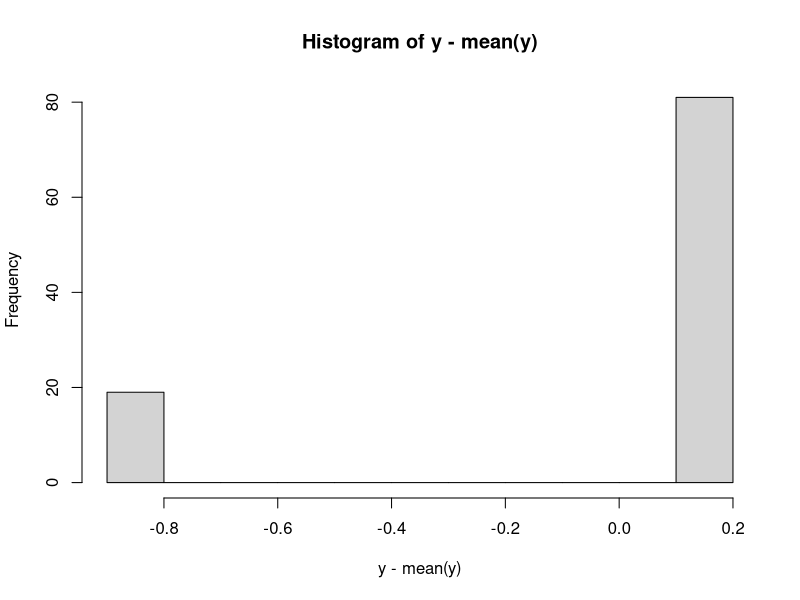
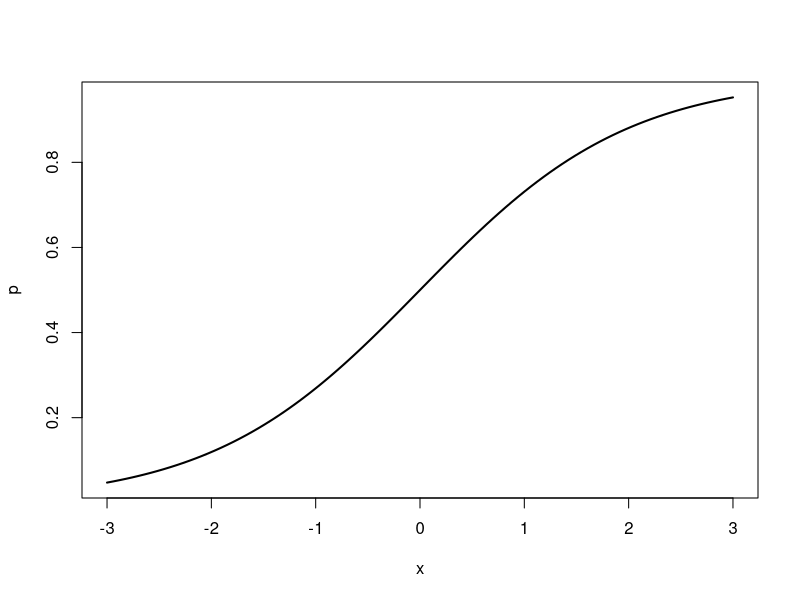
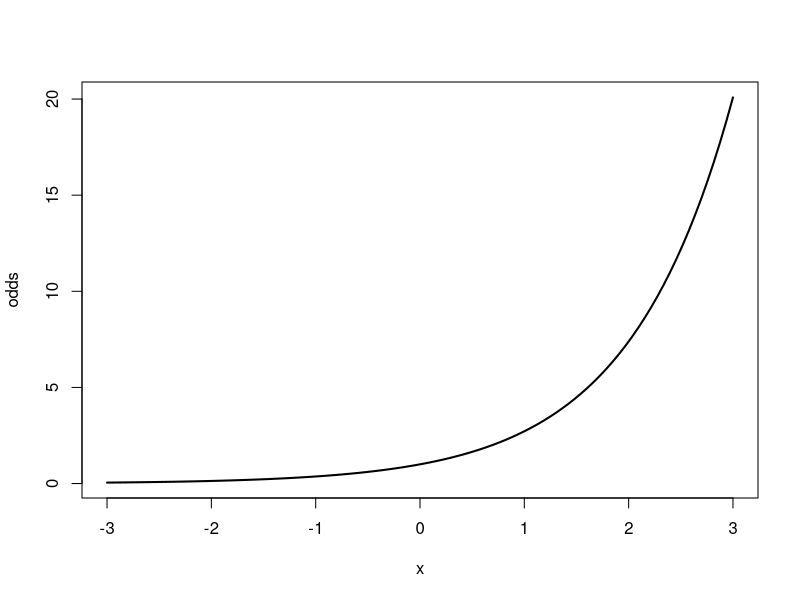
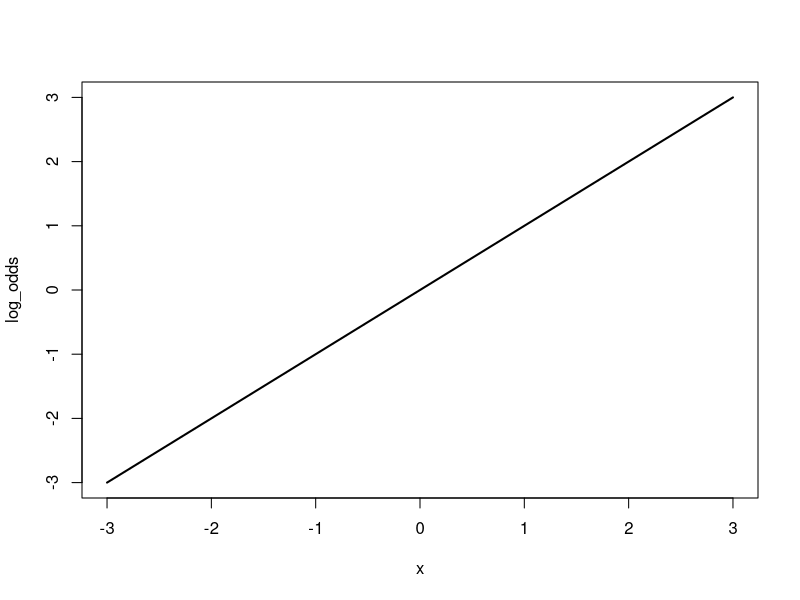
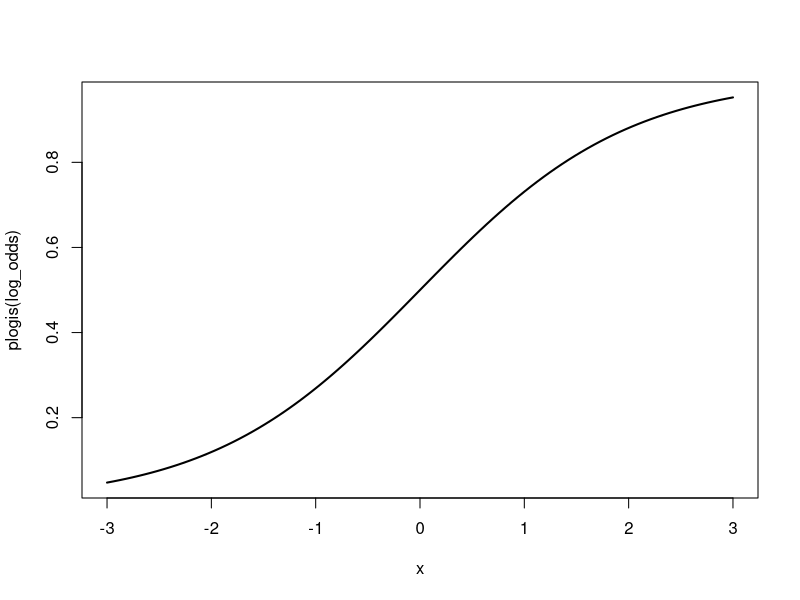
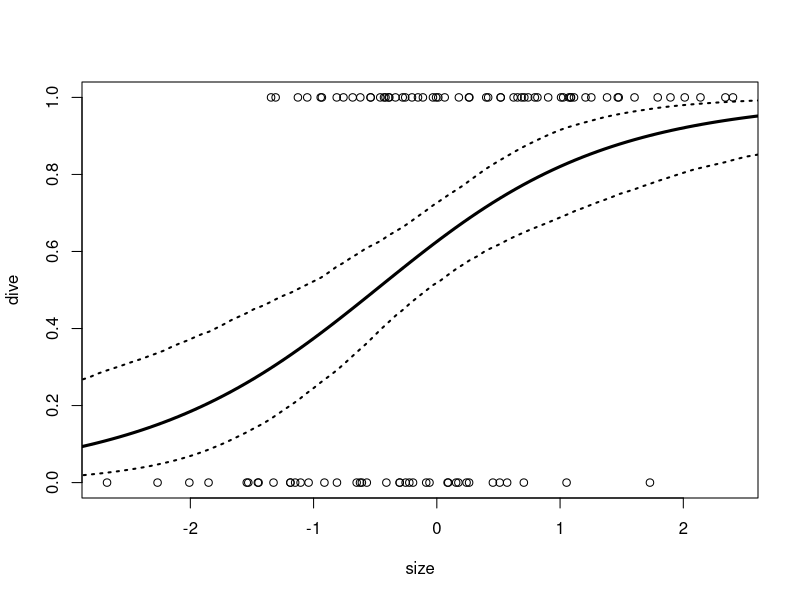
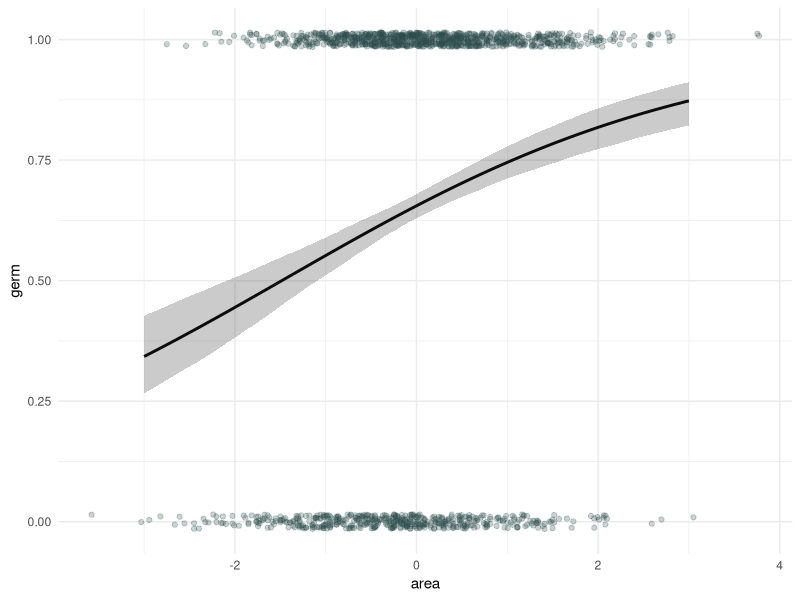
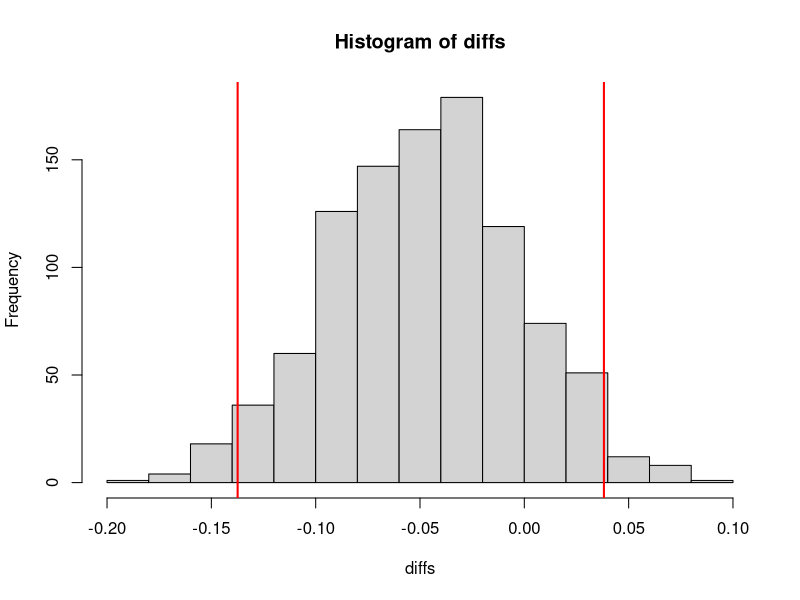

The R script that drew these images, in order:

# General Linear Models Recap ---------------------------------------------


# let's warm up by simulating a general linear model where the intercept and slope
# are both 0.5 and the standard deviation of the residuals is 0.75. Draw 100 x 
# values from a standard normal distribution.

n <- 100
b0 <- .5
b1 <- .5
sigma <- .75
x <- rnorm(n)

y <- rnorm(n, b0 + b1*x, sigma)


# now fit the model using lm(), and simulate 1000 estimates of the variables using
# arm::sim()

mod <- lm(y ~ 1 + x)

nrep <- 1000

library(arm)

sims <- sim(mod, nrep)


# what is the 95% confidence intervals for the coefficients b0 and b1?

quantile(sims@coef[,1], c(.025, .975)) # extract the intercept and get an interval

quantile(sims@coef[,2], c(.025, .975)) # extract the slope and get an interval


# what is the 95% confidence interval of the difference of means between an
# individual with an x value of 3 and an x value of 1. Does it contain the 
# true difference of 1?

x_3 <- sims@coef[,1] + sims@coef[,2] * 3 # get 1000 estimates of the mean of individuals with a value of 3
x_1 <- sims@coef[,1] + sims@coef[,2] * 1 # get 1000 estimates of the mean of individuals witha  value of 1

diffs <- x_3 - x_1 # subtract the larger individuals means from the smaller

quantile(diffs, c(.025, .975)) # get the confidence interval of the difference in means


# now that we are warmed up, let's start talking about generalized linear models!

# we will start by imagining Allie walking along a stream and spooking anoles. 
# most of the time they dive into the water, but once in a while the run up a 
# tree. She notes that about 85% of the time, the escape into the water. Let's 
# simulate 100 anoles running away and see how many run into the water.

n <- 100
p <- .85
set.seed(5)
y <- rbinom(n, 1, p)

# what is the mean?
mean(y)


# if we remember way back, the mean is a general linear model in it's own right,
# can we use it to estimate the probability that an anole will escape by diving?

# an assumption of the general linear model is that the residuals are normally 
# distributed around the conditional mean (just the overall mean in this case).
# let's take a look at the residuals here.

hist(y - mean(y)) # plot a histogram of residuals around the mean

# NOT very normal!!!! What can we do


# Generalized Linear Models!!!! -------------------------------------------

# we can use the glm() function to fit an intercept only model here (since we
# don't have any predictors)

mod2 <- glm(y ~ 1, family = "binomial")

display(mod2)


# we have an estimate of 1.45, (remember the probability should be .85), what
# the hell does that mean? This is the log of the odds, let's explore that a bit

x <- seq(-3, 3, l = 100)
p <- plogis(x)

plot(p ~ x, type = "l", lwd = 2) # this plots the probability of something happening given a particular value of x

# we want to be able to use our old familiar linear prediction apparatus to try
# to predict the outcome from some predictor variables. The first step is 
# to convert probability to odds 

odds <- p/(1-p) # convert the probabilities to odds

plot(odds ~ x, type = "l", lwd = 2) # plot the odds of something happening for a particular value of x

# now we have something that extends from 0 to positive infinity, for our linear
# model we need a parameter space that extends from negative infinity to positive
# infinity, so we take the log of the odds

log_odds <- log(odds) # convert the odds into log odds

plot(log_odds ~ x, type = "l", lwd = 2) # plot the log of the odds of something happening for particular values of x, notice it's nice and linear now!!

# this is how we can use a linear model to predict probabilities. Our linear 
# model is predicting the log of the odds of something happening, and we can use
# the link function to translate the log-odds into probability. The inverse logit
# in R is the plogis() function.

plot(plogis(log_odds) ~ x, type = "l", lwd = 2) # convert the log-odds back into the probability space


# let's look at Allie's lizard example again:

display(mod2)

# if we take the inverse logit of the intercept:

plogis(1.45)

# we get a probability of .81, which is close to the truth, let's use sim()
# to get the 95% confidence interval

sims <- sim(mod2, nrep) # simulate parameters from mod2, nrep times

quantile(plogis(sims@coef[,1]), c(.025, .975)) # get th 95% interval of the intercept

# let's say that Allie's lizards have an overall average log-odds of fleeing
# to the water of 0.4, and the log-odds of diving increases by 1 with 
# an increase in 1 standard deviation of size.

b0 <- .4
b1 <- 1
size <- rnorm(n)
log_odds <- b0 + b1*size # define the log of each lizard's odds of diving
p_dive <- plogis(log_odds) # convert into probability that each lizard will dive

dive <- rbinom(n, 1, p_dive) # simulate whether each lizard dives (1) or not (0)

# first plot it:

plot(dive ~ size)

# let's fit a model!

mod3 <- glm(dive ~ 1 + size, family = "binomial")

display(mod3)

# let's add a fit line. First, get simulated parameters with sim()

sims <- sim(mod3, nrep)

# we need to define a continuum of size values to predict over

size_pred <- seq(-3, 3, l = 100)

# now for each in size_pred, we need to calculate the mean probability of fleeing
# to water, sapply() is the stylish way to do this in R, but we will write out
# the full for loop for the purposes of understanding.

mean_p <- c() # build the bookshelf that we will put the means in

for(i in 1:length(size_pred)){
  # first, for every value in size_pred, we get a vector of estimated probabilities
  p_temp <- plogis(sims@coef[,1] + sims@coef[,2] * size_pred[i])
  # next we calculate the mean of the vector of probabilities and place it on the shelf
  mean_p[i] <- mean(p_temp)
}

# now add these mean probabilities to the plot as a line
lines(mean_p ~ size_pred, lwd = 3)

# we can add the confidence intervals to the plot as well

upper_ci <- lower_ci <- c()

for(i in 1:length(size_pred)){
  # first we calculate the estimated probabilities for every value in size_pred
  p_temp <- plogis(sims@coef[,1] + sims@coef[,2] * size_pred[i])
  # next we get the .975th quantile and the .025th quantile for our confidence interval
  upper_ci[i] <- quantile(p_temp, .975)
  lower_ci[i] <- quantile(p_temp, .025)
}

lines(upper_ci ~ size_pred, lty = 3, lwd = 2) # use the lines function ot add the intervals to the plot we started above
lines(lower_ci ~ size_pred, lty = 3, lwd = 2)

# what is the 95% CI of the difference in probability between an anole 1 
# standard deviation above the mean vs one that is 1 standard deviation below?
# does it contain the true value of .45?

big <- plogis(sims@coef[,1] + sims@coef[,2]*1) # calculate 1000 estimates of the probability of an anole 1 sd ABOVE the mean
small <- plogis(sims@coef[,1] + sims@coef[,2]*-1) # calculate 1000 estimates of the probabilities of an anole 1 sd BELOW the mean

quantile(big - small, c(.025, .975)) # get an interval of the differences in probabilities


# ok, let's work with some real data. This is germination data from a study that
# Josh did

dat <- read.csv("data/week_8/germ_dat.csv")

# let's take a look

str(dat)

# the main variables of interest for this exercise are going to be 'germ' which
# is a binary variable for whether the seed germinated (1) or not (0). 'area' is
# a measure of the size of the seed, we might want to standardize this for 
# interpretation's sake. Finally cross is the cross type (i.e. a proxy for
# the genetic makeup of the individual)

# what are the questions we might be interested here?



# we are mostly interested in genetic effects (cross) and seed size effects on
# germination, so we need to deal with those variables, let's standardize area
# and turn cross into a factor. I'm gonna switch to tidyverse here

library(tidyverse)

df <- dat %>% 
  mutate(area = (area - mean(area))/sd(area),
         cross = factor(cross, levels = c("lon", "bc_lon", "f1", "f2",
                                         "bc_cal", "cal")))


# now we can fit the model, let's just do size by itself first

mod4 <- glm(germ ~ area, data = df, family = "binomial")

display(mod4)

# you know what's next, get simulations of the variables so we can make inferences!

sims <- sim(mod4, nrep)

# let's create a data set with some sizes to predict from, the mean and the
# 95% CI

area_pred <- seq(-3,3, l = 100) # define values of area at which we want to predict probabilities

mean_p <- upr <- lwr <- c() # make the shelves that we will put the means, and intervals in.

for(i in 1:length(area_pred)){
  # first, for each value in area_pred, we get 1000 estimates of the probability of germination
  p_temp <- plogis(sims@coef[,1] + sims@coef[,2] * area_pred[i])
  # then for each value in area_pred, get the mean probability and the upper and lower quantiles that a seed will germinate
  mean_p[i] <- mean(p_temp)
  upr[i] <- quantile(p_temp, .975)
  lwr[i] <- quantile(p_temp, .025)
}

probs <- data.frame(area_pred, mean_p, upr, lwr) # put all the values in a data frame so that we can use ggplot (ggplot only likes dataframes, not vectors)

# now let's plot our fitted model on the data

df %>% 
  ggplot(aes(x = area, y = germ)) +
  # jitter the points vertically slightly sot that the distribution of points is more evident
  geom_jitter(color = "darkslategrey", alpha = .25, width = 0, height = .015) +
  # add a line for the mean probability of germination at each value of area
  geom_line(data = probs, aes(x = area_pred, y = mean_p), linewidth = 1) +
  # add a shaded region that contains the 95% CI of the probability of a seed with given area germinating
  geom_ribbon(data = probs, aes(x = area_pred, ymax = upr, ymin = lwr), alpha = .25, inherit.aes = F) +
  theme_minimal()

# what about if we are interested in the effect of cross on germination? Let's
# fit that model.

mod5 <- glm(germ ~ cross + area - 1, data = df, family = "binomial") # the -1 here just makes it so that there is no reference cross

display(mod5)

# you know what's next!!!!

sims <- sim(mod5, nrep)
head(sims@coef)

# what is the distribution and 95% CI in the probability of germination between
# cal and f2 crosses? Use the mean size of each cross to calculate the 
# probabilities.

mu_cal <- mean(df$area[df$cross=="cal"]) # calculate the mean area of a cal cross seed
mu_f2 <- mean(df$area[df$cross=="f2"]) # calculate the mean area of a f2 cross seed

p_cal <- plogis(sims@coef[,6] + sims@coef[,7] * mu_cal) # get 1000 estimates of the probability of a cal seed germinating
p_f2 <-  plogis(sims@coef[,4] + sims@coef[,7] * mu_f2) # get 1000 estimates of the probability of an f2 seed germinating

diffs <- p_cal - p_f2 # get 1000 estimates of the difference between the probabilities of a cal and f2 seed germinating
 
hist(diffs) # plot the differences
quantile(diffs, c(.025, .975)) # get the 95% interval
abline(v = quantile(diffs, c(.025, .975)), col = "red", lwd = 2) # display the interval on the histogram.

# it doesn't seem that, taking size into account, there is a difference between
# germination of cal and f2 crosses. Interesting!!
